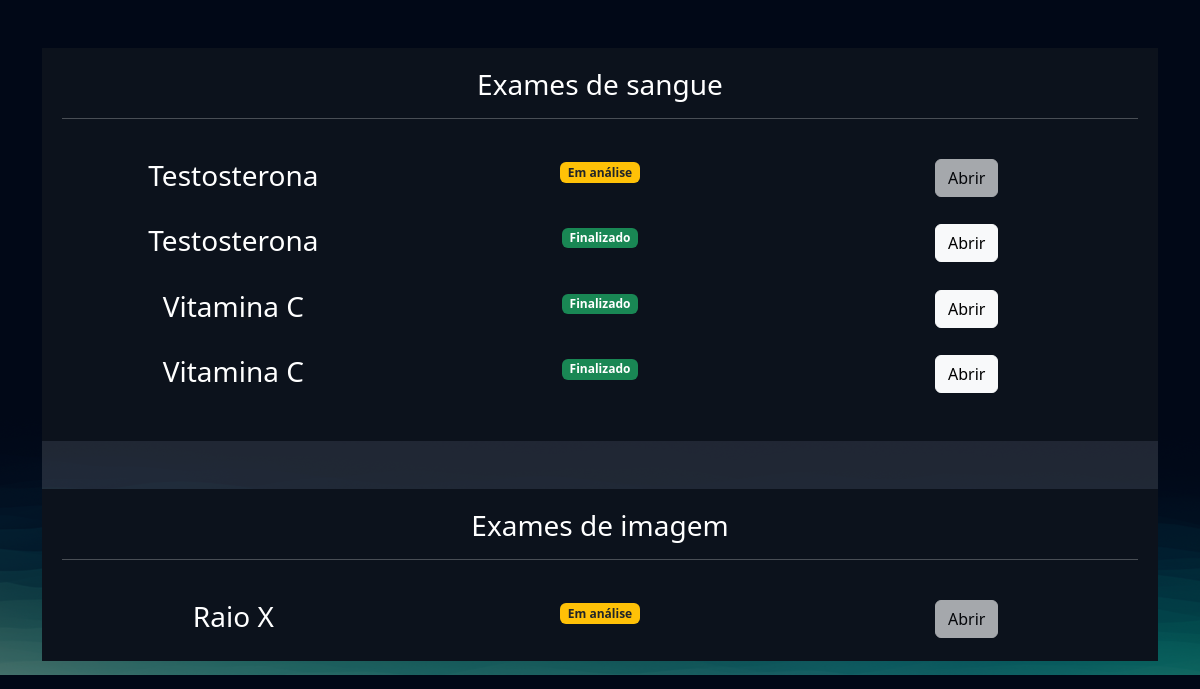
Before: /exames/gerenciar_exames/ (signed in) with the older database file.
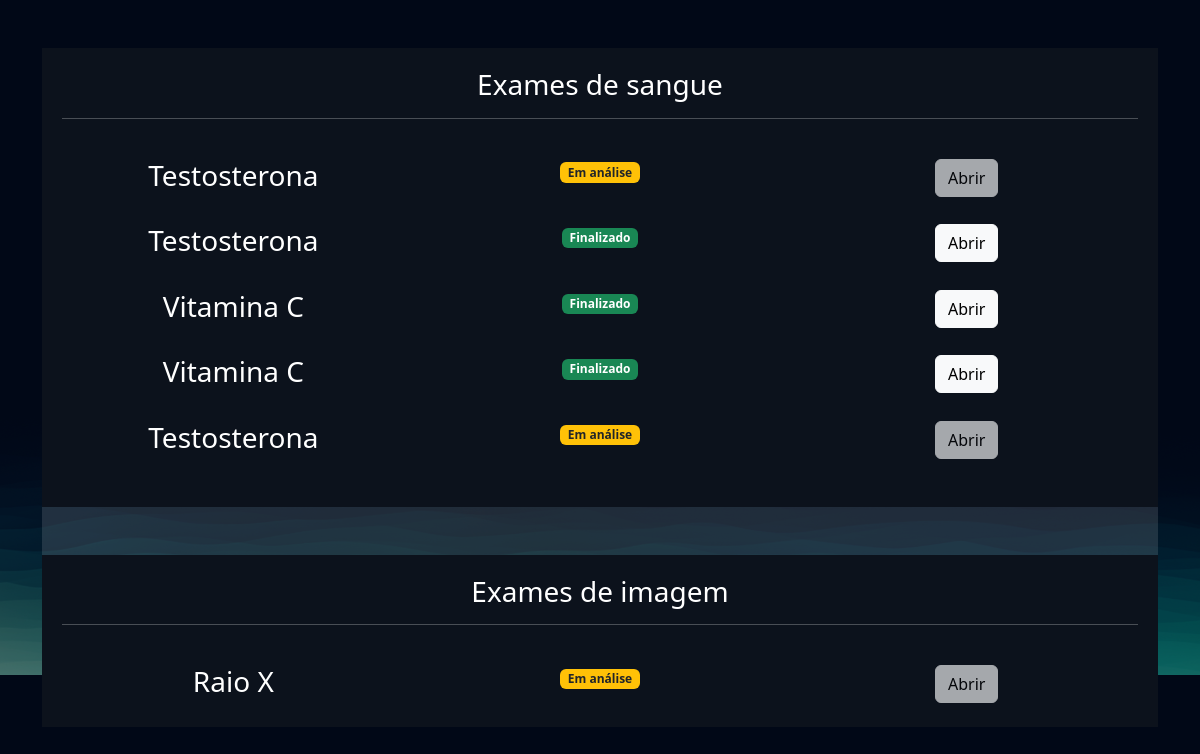
After: the same page with the newer database file.
### exames/models.py (models this page shows, shortened)
class SolicitacaoExame(models.Model):
    choice_status = (
        ('E', 'Em análise'),
        ('F', 'Finalizado')
    )
    usuario = models.ForeignKey(User, on_delete=models.DO_NOTHING)
    exame = models.ForeignKey(TiposExames, on_delete=models.DO_NOTHING)
    status = models.CharField(max_length=2, choices=choice_status)
    resultado = models.FileField(upload_to="resultados", null=True, blank=True)
    requer_senha = models.BooleanField(default=False)
    senha = models.CharField(max_length=6, null=True, blank=True)
    def badge_template(self):
        if self.status == 'E':
            classes_css = 'bg-warning text-dark'
            texto = "Em análise"
        elif self.status == 'F':
            classes_css = 'bg-success'
            texto = "Finalizado"
        return mark_safe(f"<span class='badge bg-primary {classes_css}'>{texto}</span>")

class TiposExames(models.Model):
    tipo_choices = (
        ('I', 'Exame de imagem'),
        ('S', 'Exame de Sangue')
    )
    nome = models.CharField(max_length=50)
    tipo = models.CharField(max_length=2, choices=tipo_choices)
    preco = models.FloatField()
    disponivel = models.BooleanField(default=True)
    horario_inicial = models.IntegerField()
    horario_final = models.IntegerField()

### exames/views.py (the view)
# urls.py: path('gerenciar_exames/', views.gerenciar_exames, name="gerenciar_exames"),
@login_required
def gerenciar_exames(request):
    exames = SolicitacaoExame.objects.filter(usuario=request.user)
    return render(request, 'gerenciar_exames.html', {'exames': exames})

### exames/templates/gerenciar_exames.html (shortened to what this page needs)
{% extends "bases/base.html" %}
{% load static %}
{% block 'head' %}
    <link href="{% static 'exames/css/css.css' %}" rel="stylesheet">
    <link href="{% static 'exames/css/gerenciar_pedidos.css' %}" rel="stylesheet">
    <link href="{% static 'exames/css/gerenciar_exames.css' %}" rel="stylesheet">
{% endblock 'head' %}
{% block 'conteudo' %}
    <br>
    <br>
    <div class="container">
        <div class="card card-view">
            <div class="sub-card">
                <h3>Exames de sangue</h3>
                <hr>
                <br>
                {% for exame in exames  %}
                    {% if  exame.exame.tipo == 'S'%}
                        <div class="row">
                            <div class="col-md"><h3>{{exame.exame.nome}}</h3></div>
                            <div class="col-md">{{exame.badge_template}}</div>
                            <div class="col-md">
                                {% if exame.status == 'F' %}
                                    <a href="{% url "permitir_abrir_exame" exame.id %}" class="btn btn-light">Abrir</a>
                                {% else %}
                                    <a href="#" class="btn btn-light disabled">Abrir</a>
                                {% endif %}
                            </div>
                        </div>
                        <br>
                    {% endif %}
                {% endfor %}
            </div>
            <br>
            <br>
            <div class="sub-card">
                <h3>Exames de imagem</h3>
                <hr>
                <br>
                {% for exame in exames  %}
                    {% if  exame.exame.tipo == 'I'%}
                        <div class="row">
                            <div class="col-md"><h3>{{exame.exame.nome}}</h3></div>
                            <div class="col-md">{{exame.badge_template}}</div>
                            <div class="col-md">
                                {% if exame.status == 'F' %}
                                    <a href="{% url "permitir_abrir_exame" exame.id %}" class="btn btn-light">Abrir</a>
                                {% else %}
                                    <a href="#" class="btn btn-light disabled">Abrir</a>
                                {% endif %}
                        </div>
                        <br>
                    {% endif %}
                {% endfor %}
            </div>
        </div>
    </div>
{% endblock 'conteudo' %}

Changed rows visible on the page:
added SolicitacaoExame: exame.nome "Testosterona", badge_template "Em análise", shows "Abrir", shown under "Exames de sangue"
